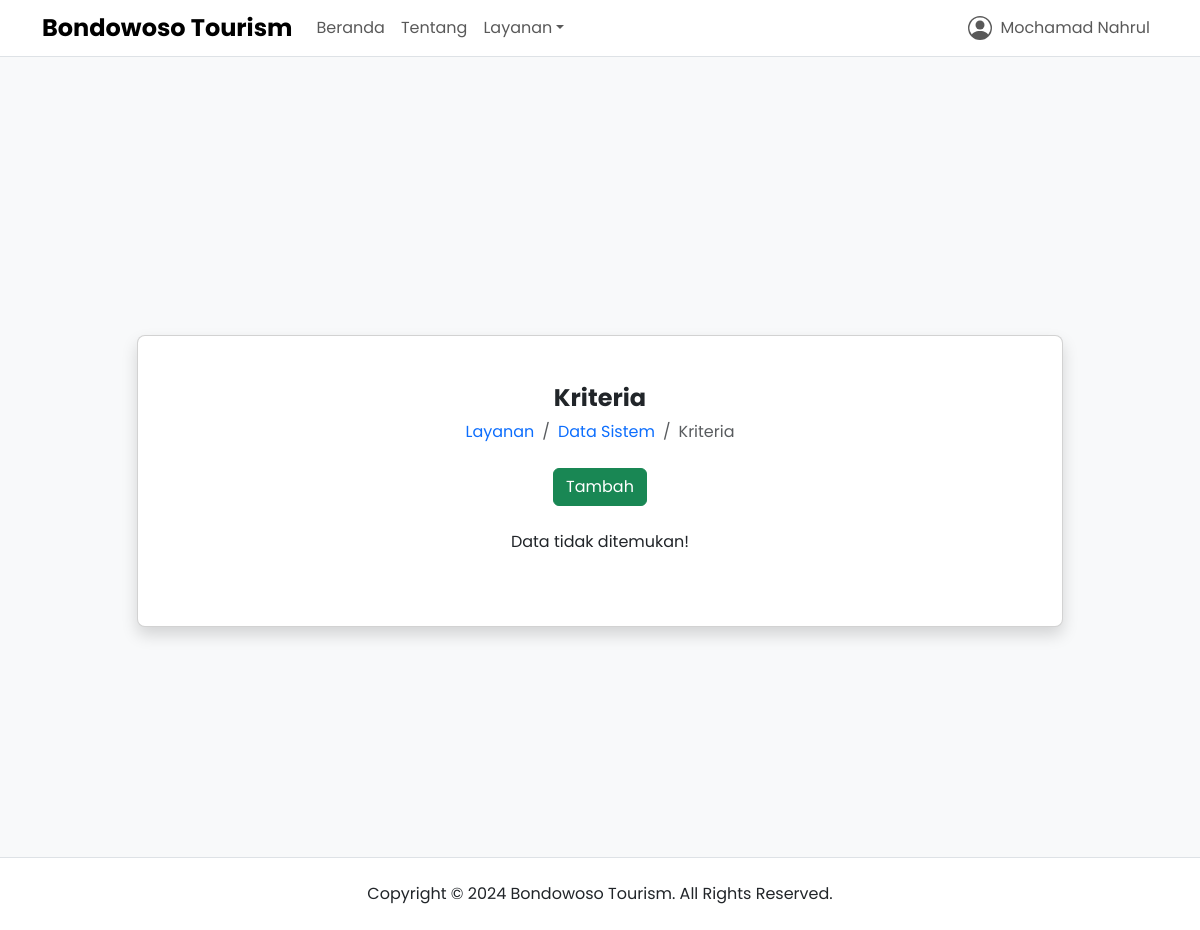
Page /kriteria (signed in) on the earlier database version.
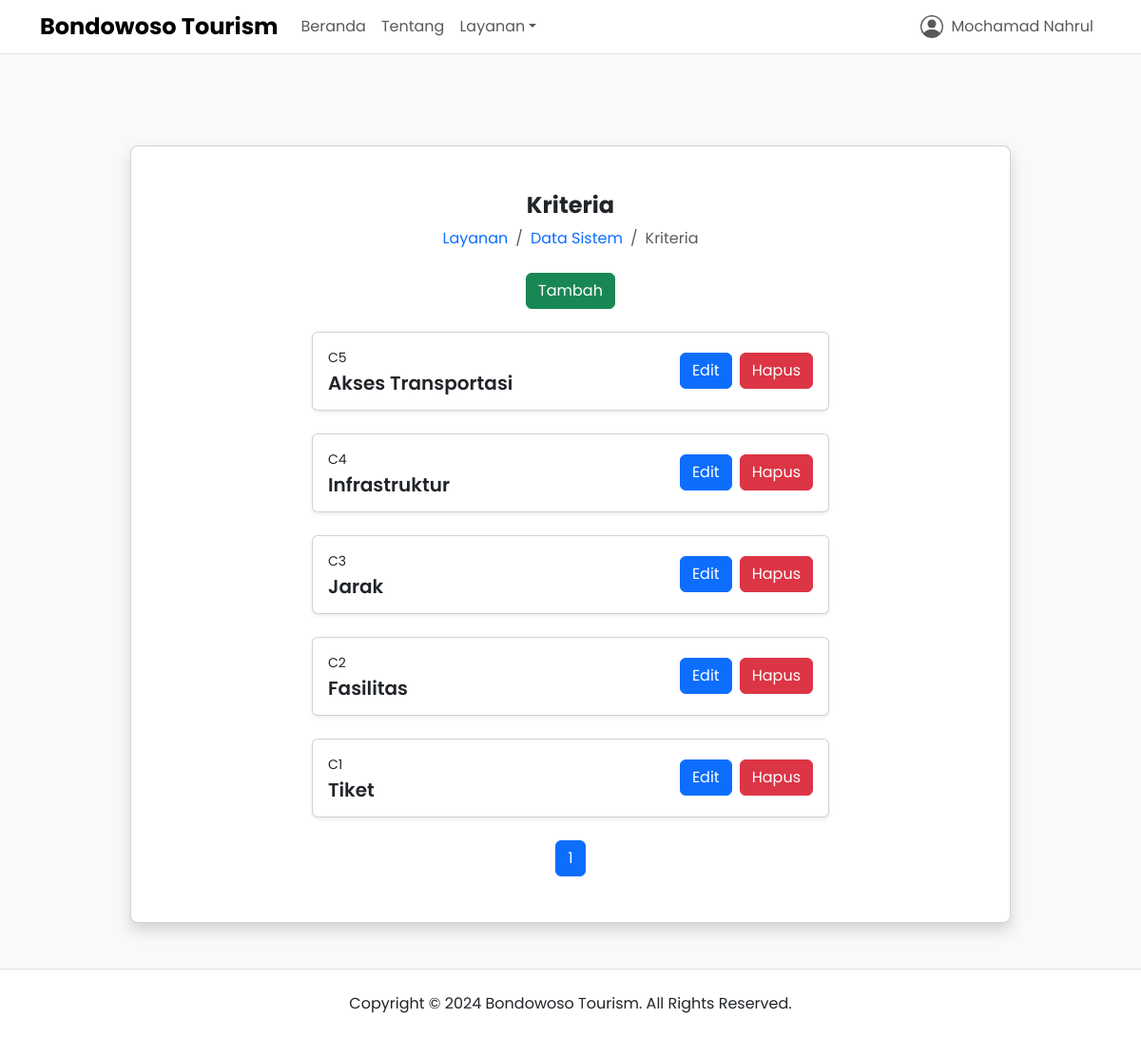
Same page on the later database version.
### app/models.py (models this page shows, shortened)
class Criteria(db.Model):
  __tablename__ = "criteria"
  id = db.Column(db.Integer, primary_key=True)
  name = db.Column(db.String(128), nullable=False)
  code = db.Column(db.String(128), nullable=False)
  attribute = db.Column(db.String(128), nullable=False)
  weight = db.Column(db.Float, nullable=False)
  posted_date = db.Column(db.DateTime, nullable=False, default=datetime.now)
  updated_date = db.Column(db.DateTime, onupdate=datetime.now, default=datetime.now)
  user_id = db.Column(db.Integer, db.ForeignKey("user.id"), nullable=False)
  sub_criteria = db.relationship("SubCriteria", back_populates="criteria")

### app/views/public.py (the view)
@public_app.route("/kriteria", methods=["GET", "POST"])
@login_required
def criteria():
  page = request.args.get("page", 1, type=int)
  datas = Criteria.query.order_by(Criteria.posted_date.desc()).paginate(page=page, per_page=5)
  return render_template("public/services/system_data/criteria.html", title="Kriteria - Bondowoso Tourism", datas=datas)

### app/models.py (called while the page is built)
@login_manager.user_loader
def load_user(user_id):
  return User.query.get(int(user_id))

### app/templates/public/services/system_data/criteria.html (shortened to what this page needs)
{% extends 'components/public/base.html' %} {% set active_page = 'system_data' %} {% block content %}
<div class="page-wrapper d-flex bg-body-tertiary min-vh-100">
  <div class="container my-auto">
    <div class="row justify-content-center align-items-center pt-6rem pb-5">
      <div class="col-lg-10">
        <div class="card shadow rounded-3">
          <div class="card-body d-flex flex-column row-gap-4 p-lg-5 py-5 px-4">
            <div class="d-flex flex-column row-gap-4">
              <div class="d-flex flex-column justify-content-center align-items-center row-gap-2">
                <div class="text-center">
                  <h3 class="fw-bold fs-4 mb-0">Kriteria</h3>
                </div>
                <nav aria-label="breadcrumb">
                  <ol class="breadcrumb justify-content-center align-items-center mb-0">
                    <li class="breadcrumb-item"><a class="text-decoration-none" href="{{ url_for('public_app.services') }}">Layanan</a></li>
                    <li class="breadcrumb-item"><a class="text-decoration-none" href="{{ url_for('public_app.system_data') }}">Data Sistem</a></li>
                    <li class="breadcrumb-item active" aria-current="page">Kriteria</li>
                  </ol>
                </nav>
              </div>
              {% if current_user.role == "admin" %}
              <div class="text-center">
                <a class="btn btn-success" href="{{ url_for('public_app.create_criteria') }}" role="button">Tambah</a>
              </div>
              {% endif %}
            </div>
            <div class="row justify-content-center align-items-center row-gap-4">
              {% if datas.items %} {% for data in datas.items %}
              <div class="col-lg-8">
                <div class="card shadow-sm">
                  <div class="card-body">
                    <div class="d-flex flex-column flex-lg-row justify-content-between align-items-end align-items-lg-center row-gap-2">
                      <div class="d-flex flex-column row-gap-1">
                        <p class="small text-clamp-1 mb-0">{{ data.code }}</p>
                        <h6 class="fw-semibold fs-5 text-clamp-2 mb-0">{{ data.name }}</h6>
                      </div>
                      <div class="d-flex flex-row column-gap-2">
                        <a class="btn btn-primary" href="{{ url_for('public_app.update_criteria', id=data.id) }}" role="button">Edit</a>
                        <a class="btn btn-danger" href="#" role="button" data-bs-toggle="modal" data-bs-target="#deleteDataModal{{ data.id }}">Hapus</a>
                      </div>
                    </div>
                  </div>
                </div>
              </div>
              {% endfor %} {% else %}
              <div class="col-lg-8">
                <div class="text-center">
                  <p class="mb-0">Data tidak ditemukan!</p>
                </div>
              </div>
              {% endif %}
            </div>
            <div class="row">
              <div class="col-lg-12">
                <nav>
                  <ul class="pagination justify-content-center align-items-center mb-0">
                    {% for page_num in datas.iter_pages(left_edge=1, right_edge=1, left_current=1, right_current=2) %} {% if page_num %} {% if datas.page == page_num %}
                    <li class="page-item active" aria-current="page">
                      <span class="page-link">{{ page_num }}</span>
                    </li>
                    {% else %}
                    <li class="page-item">
                      <a class="page-link" href="{{ url_for('public_app.criteria', page=page_num) }}">{{ page_num }}</a>
                    </li>
                    {% endif %} {% else %}
                    <li class="page-item">
                      <span class="page-link">...</span>
                    </li>
                    {% endif %} {% endfor %}
                  </ul>
                </nav>
              </div>
            </div>
          </div>
        </div>
      </div>
    </div>
  </div>
</div>
{% endblock %}

Differences in the rows shown:
added Criteria: code "C5", name "Akses Transportasi"
added Criteria: code "C4", name "Infrastruktur"
added Criteria: code "C3", name "Jarak"
added Criteria: code "C2", name "Fasilitas"
added Criteria: code "C1", name "Tiket"
Other differences:
new list line: "1"
text no longer shown: "Data tidak ditemukan!"
